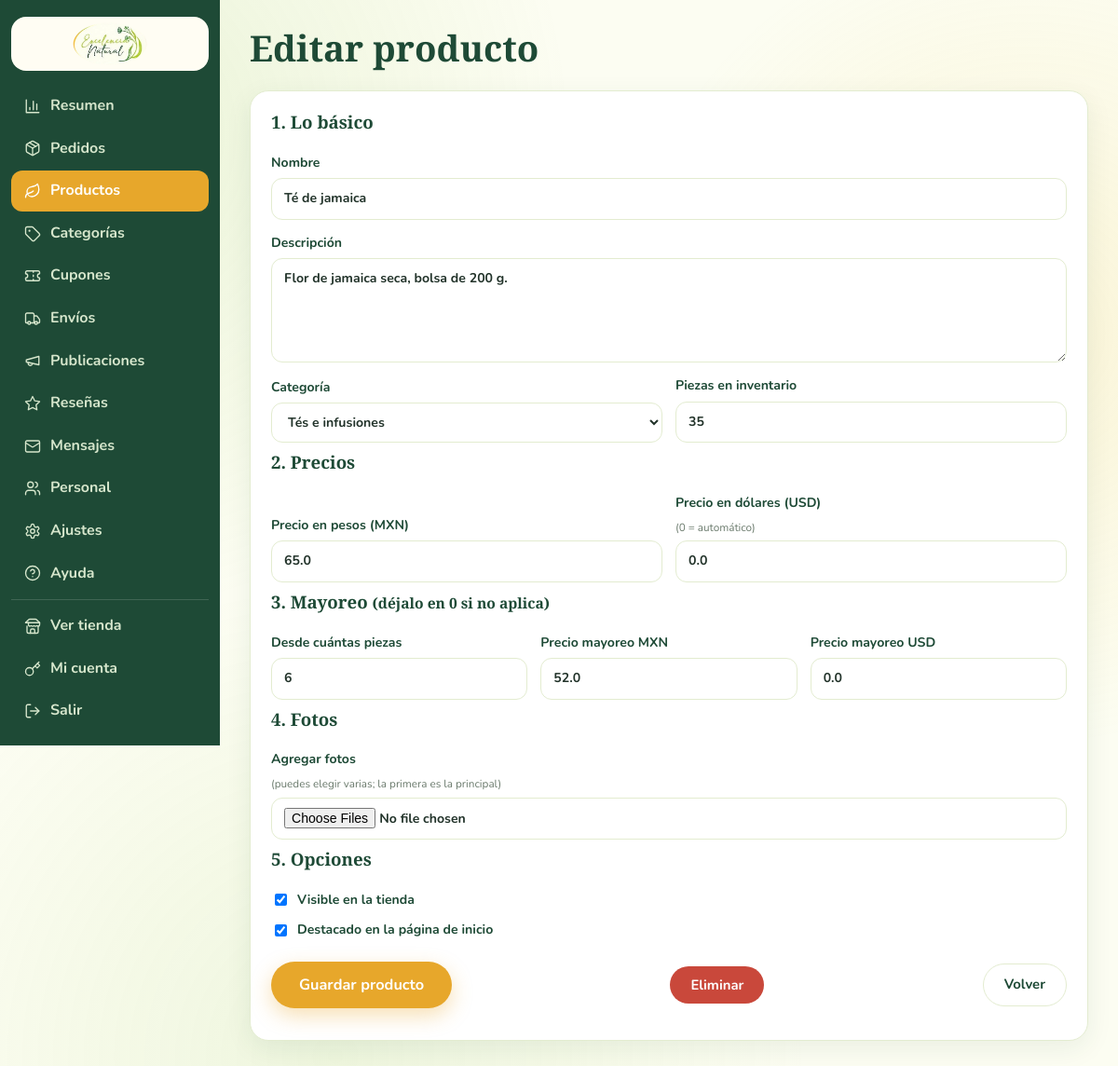
Page /admin/productos/2 (signed in) on the committed database.
### tables this page shows
CREATE TABLE products (
  id INTEGER PRIMARY KEY AUTOINCREMENT,
  name TEXT NOT NULL,
  name_en TEXT DEFAULT '',
  descr TEXT DEFAULT '',
  descr_en TEXT DEFAULT '',
  cat_id INTEGER REFERENCES categories(id) ON DELETE SET NULL,
  price_mxn REAL NOT NULL DEFAULT 0,
  price_usd REAL DEFAULT 0,                  -- 0 = se calcula con el tipo de cambio
  ws_mxn REAL DEFAULT 0,                     -- precio mayoreo (0 = sin mayoreo)
  ws_usd REAL DEFAULT 0,
  ws_min INTEGER DEFAULT 0,                  -- piezas minimas para mayoreo
  stock INTEGER DEFAULT 0,
  featured INTEGER DEFAULT 0,
  active INTEGER DEFAULT 1,
  created TEXT DEFAULT CURRENT_TIMESTAMP
);

### admin.py (the view, shortened to what this page needs)
@bp.route('/productos/nuevo', methods=['GET', 'POST'])
@bp.route('/productos/<int:pid>', methods=['GET', 'POST'])
def product_form(pid=None):
    p = one('SELECT * FROM products WHERE id = ?', (pid,)) if pid else None
    if pid and not p:
        abort(404)
    imgs = q('SELECT * FROM product_images WHERE product_id = ? ORDER BY pos, id', (pid,)) if pid else []
    cats = q('SELECT * FROM categories ORDER BY name')
    return render_template('admin/product_form.html', p=p, imgs=imgs, cats=cats)

### admin.py (called while the page is built)
@bp.before_request
def only_staff():
    me = u.me()
    if not me or me['role'] != 'admin':
        return redirect(url_for('auth.admin_login', next=request.path))

### db.py (called while the page is built)
def get_db():
    if 'db' not in g:
        g.db = sqlite3.connect(config.DB_PATH)
        g.db.row_factory = sqlite3.Row
        g.db.execute('PRAGMA foreign_keys = ON')
    return g.db

def q(sql, args=()):
    return get_db().execute(sql, args).fetchall()

def one(sql, args=()):
    return get_db().execute(sql, args).fetchone()

def settings():
    res = dict(DEFAULTS)
    try:
        for r in q('SELECT k, v FROM settings'):
            res[r['k']] = r['v']
    except sqlite3.Error:
        pass
    return res

### icons.py (called while the page is built)
def icon(name, size=20, cls=''):
    body = P.get(name) or P['leaf']
    return Markup(
        f'<svg class="ic {cls}" width="{size}" height="{size}" viewBox="0 0 24 24" fill="none" stroke="currentColor" '
        f'stroke-width="1.8" stroke-linecap="round" stroke-linejoin="round" aria-hidden="true">{body}</svg>')

### utils.py (called while the page is built)
def me():
    if 'me' not in g:
        uid = session.get('uid')
        g.me = one('SELECT * FROM users WHERE id = ?', (uid,)) if uid else None
    return g.me

def csrf_token():
    if '_csrf' not in session:
        session['_csrf'] = secrets.token_hex(16)
    return session['_csrf']

def lang():
    return 'es'

def cur():
    return session.get('cur', 'MXN')

def cart_count():
    return sum(int(v) for v in session.get('cart', {}).values())

### templates/admin/product_form.html (shortened to what this page needs)
{% extends 'admin/base.html' %}
{% block h1 %}{{ 'Editar producto' if p else 'Nuevo producto' }}{% endblock %}
{% block body %}
<form method="post" enctype="multipart/form-data" class="form-card wide">
  <h3>1. Lo básico</h3>
  <div class="fields">
    <label class="full">Nombre<input name="name" value="{{ p.name if p }}" required></label>
    <label class="full">Descripción<textarea name="descr" rows="4">{{ p.descr if p }}</textarea></label>
    <label>Categoría
      <select name="cat_id"><option value="">Sin categoría</option>{% for c in cats %}<option value="{{ c.id }}" {{ 'selected' if p and p.cat_id == c.id }}>{{ c.name }}</option>{% endfor %}</select>
    </label>
    <label>Piezas en inventario<input type="number" name="stock" min="0" value="{{ p.stock if p else 0 }}"></label>
  </div>
  <h3>2. Precios</h3>
  <div class="fields">
    <label>Precio en pesos (MXN)<input type="number" step="0.01" min="0" name="price_mxn" value="{{ p.price_mxn if p else '' }}" required></label>
    <label>Precio en dólares (USD) <small>(0 = automático)</small><input type="number" step="0.01" min="0" name="price_usd" value="{{ p.price_usd if p else 0 }}"></label>
  </div>
  <h3>3. Mayoreo <small>(déjalo en 0 si no aplica)</small></h3>
  <div class="fields three">
    <label>Desde cuántas piezas<input type="number" min="0" name="ws_min" value="{{ p.ws_min if p else 0 }}"></label>
    <label>Precio mayoreo MXN<input type="number" step="0.01" min="0" name="ws_mxn" value="{{ p.ws_mxn if p else 0 }}"></label>
    <label>Precio mayoreo USD<input type="number" step="0.01" min="0" name="ws_usd" value="{{ p.ws_usd if p else 0 }}"></label>
  </div>
  <h3>4. Fotos</h3>
  <label>Agregar fotos <small>(puedes elegir varias; la primera es la principal)</small><input type="file" name="imgs" accept="image/*" multiple></label>
  <h3>5. Opciones</h3>
  <label class="chk"><input type="checkbox" name="active" {{ 'checked' if not p or p.active }}> Visible en la tienda</label>
  <label class="chk"><input type="checkbox" name="featured" {{ 'checked' if p and p.featured }}> Destacado en la página de inicio</label>
  <div class="bar"><button class="btn btn-lg">Guardar producto</button>
    {% if p %}<button class="btn btn-danger" formaction="{{ url_for('admin.product_del', pid=p.id) }}" formnovalidate onclick="return confirm('¿Eliminar este producto para siempre?')">Eliminar</button>{% endif %}
    <a class="btn btn-ghost" href="{{ url_for('admin.products') }}">Volver</a></div>
</form>
{% endblock %}

### static/css/style.css (style rules this page uses)
:root { --g1:#8dc34a; --g2:#5f9a2f; --g3:#1e4a36; --gold:#e7a72b; --gold2:#f6d46a; --cream:#fffdf3; --bg:#fcfdf2; --card:#ffffff; --tx:#22332a; --mu:#6a7a6c; --bd:#e3ecd0; --red:#c9483b; --r:20px; --sh:0 8px 28px rgba(30, 74, 54, .08); --sh2:0 18px 44px rgba(30, 74, 54, .16); --grad:linear-gradient(135deg, var(--g1), var(--gold)) }
* { box-sizing:border-box }
html { scroll-behavior:smooth }
body { margin:0; background:var(--bg); color:var(--tx); font-family:'Nunito', system-ui, sans-serif; line-height:1.6; position:relative; overflow-x:hidden }
body::before { content:''; position:fixed; inset:0; z-index:-1; pointer-events:none; background:radial-gradient(circle at 8% 12%, rgba(141, 195, 74, .16), transparent 34%), radial-gradient(circle at 92% 30%, rgba(246, 212, 106, .20), transparent 32%), radial-gradient(circle at 30% 95%, rgba(141, 195, 74, .12), transparent 36%) }
h1,h2,h3,h4 { font-family:'Playfair Display', Georgia, serif; line-height:1.2; margin:0 0 .6em; color:var(--g3); font-weight:600 }
.btn,.price,.brand-t,.stat b { font-family:'Nunito', sans-serif }
a { color:var(--g2); text-decoration:none }
svg.ic { flex:none; vertical-align:middle }
.btn { display:inline-flex; align-items:center; justify-content:center; gap:8px; border:0; cursor:pointer; background:var(--g3); color:#fff; font-weight:700; padding:10px 22px; border-radius:999px; font-size:.93rem; transition:transform .15s, box-shadow .2s, background .2s }
.btn-lg { padding:14px 30px; font-size:1.02rem; background:var(--gold); color:#fff; box-shadow:0 8px 22px rgba(231, 167, 43, .35) }
.btn-ghost { background:#fff; color:var(--g3); border:1.5px solid var(--bd) }
.btn-danger { background:var(--red) }
label { display:grid; gap:5px; font-weight:700; font-size:.88rem; color:var(--g3) }
label small { font-weight:400; color:var(--mu) }
input,select,textarea { font:inherit; padding:10px 13px; border:1.5px solid var(--bd); border-radius:12px; background:#fff; color:var(--tx); transition:border-color .2s, box-shadow .2s; width:100% }
.summary,.form-card { background:#fff; border-radius:var(--r); padding:22px; box-shadow:var(--sh); border:1px solid var(--bd); display:grid; gap:10px; align-content:start }
.fields { display:grid; grid-template-columns:1fr 1fr; gap:14px; align-items:end }
.fields.three { grid-template-columns:repeat(3, 1fr) }
.full { grid-column:1 / -1 }
.chk { display:flex; gap:8px; align-items:center; font-weight:700 }
.chk input { width:auto }
.adm { display:grid; grid-template-columns:236px 1fr; min-height:100vh }
.form-card.wide { max-width:900px; margin-bottom:16px }
.bar { display:flex; gap:10px; align-items:center; margin:12px 0; flex-wrap:wrap; justify-content:space-between }

### rows in the picture
products: name "Té de jamaica", descr "Flor de jamaica seca, bolsa de 200 g.", stock "35", price_mxn "65.0", price_usd "0.0", ws_min "6", ws_mxn "52.0", ws_usd "0.0"

### other values in the picture
{{ n }} "Resumen" "Pedidos" "Productos" "Categorías" "Cupones" "Envíos" "Publicaciones" "Reseñas" "Mensajes" "Personal" "Ajustes" "Ayuda"
{{ 'Editar producto' if p else 'Nuevo producto' }} "Editar producto"
form field cat_id "Tés e infusiones"
